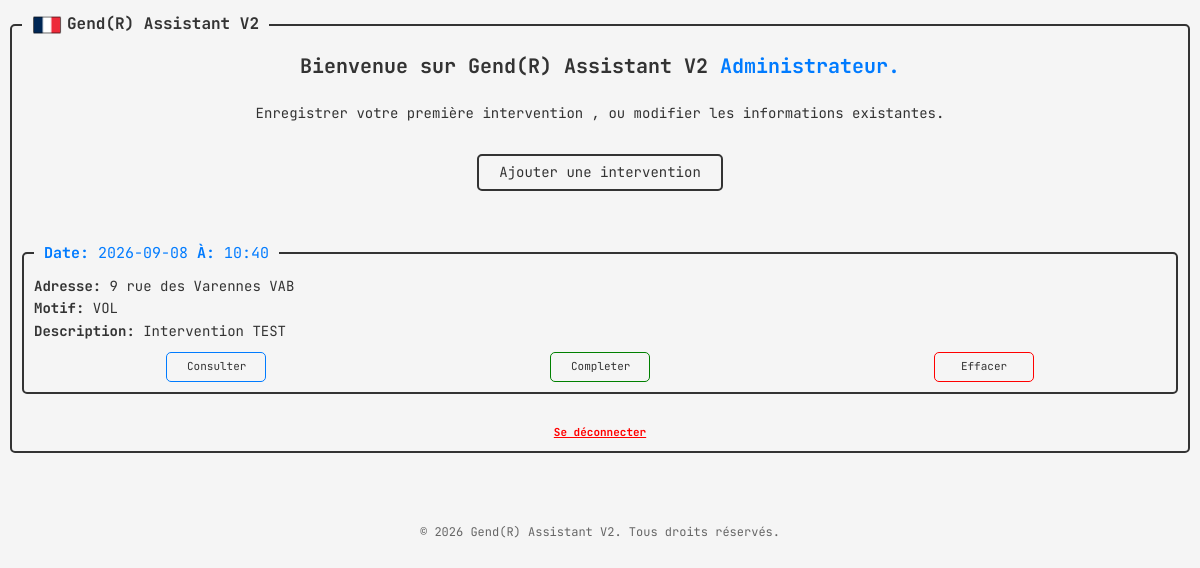
The app's page /homepage (signed in) with its own data.
### tables this page shows
CREATE TABLE interventions (
                id INTEGER PRIMARY KEY AUTOINCREMENT,
                username TEXT NOT NULL,
                date TEXT NOT NULL,
                hour TEXT NOT NULL,
                location TEXT NOT NULL,
                type TEXT NOT NULL,
                description TEXT NOT NULL,
                arrived TEXT,
                cr TEXT,
                endhour TEXT
                );

### app.py (the view)
@app.route('/homepage')
def homepage():
    if 'username' in session:
        username = session['username']
        current_interventions = db_handler.get_user_interventions(username)
        if 'success' in request.args:
            return render_template('homepage.html', interventions=current_interventions, success=request.args.get('success'))
        elif 'error' in request.args:
            return render_template('homepage.html', interventions=current_interventions, error=request.args.get('error'))
        else:
            return render_template('homepage.html', interventions=current_interventions)
    else:
        return redirect(url_for('login'))

### database_handler.py (called while the page is built)
    def get_user_interventions(self, username):
        conn = sqlite3.connect('database.db')
        cursor = conn.cursor()
        cursor.execute("SELECT * FROM interventions WHERE username = ? ORDER BY date DESC, hour DESC", (username,))
        interventions = cursor.fetchall()
        conn.close()
        return interventions

### templates/homepage.html (shortened to what this page needs)
{% extends "base.html" %}
{% block content %}
    <div class="title">
        <h3>Bienvenue sur Gend(R) Assistant V2 <strong>{{ session.get('username') }}.</strong></h3>
        <p>Enregistrer votre première intervention , ou modifier les informations existantes.</p>
    </div>
    <a href="{{ url_for('add_intervention') }}" class="add-intervention">Ajouter une intervention</a>
    <div class="intervention-container">
        {% if interventions %}
            {% for intervention in interventions %}
                <div class="intervention-card">
                    <fieldset>
                        <legend><strong>Date:</strong> {{intervention[2]}} <strong>À:</strong> {{intervention[3]}}</legend>
                        <p><strong>Adresse:</strong> {{intervention[4]}}</p>
                        <p><strong>Motif:</strong> {{intervention[5]}}</p>
                        <p><strong>Description:</strong> {{intervention[6]}}</p>
                        <div class="buttons">
                            <a href="" class="consult">Consulter</a>
                            <a href="{{ url_for('complete', intervention_id=intervention[0]) }}" class="complete">Completer</a>
                            <a href="{{ url_for('delete_page', intervention_id=intervention[0]) }}" class="erase">Effacer</a>
                        </div>
                    </fieldset>
                </div>
            {% endfor %}
        {% else %}
            <p class="no-interventions">Aucune intervention enregistrée.</p>
        {% endif %}
    </div>
    <a href="{{ url_for('disconnect') }}" class="disconnect">Se déconnecter</a>
{% endblock %}

### static/css/base.css (style rules this page uses)
* { box-sizing: border-box; margin: 0; padding: 0; }
body { font-family: "JetBrains Mono", monospace; background-color: #f5f5f5; color: #333; line-height: 1.6; padding: 0; }
fieldset { display: flex; flex-direction: column; border: 2px solid #333; padding: 10px; border-radius: 5px; margin: 10px; height: calc(100% - 20px); min-height: calc(100% - 20px); overflow-y: auto; }
.title { display: flex; flex: 1; flex-direction: column; align-items: center; justify-content: center; text-align: center; }
.title h3 { font-size: 20px; margin-bottom: 20px; }
.title p { font-size: 14px; margin-bottom: 10px; }

### static/css/index.css (style rules this page uses)
.buttons { display: flex; justify-content: center; gap: 20px; margin: 200px auto; }
.buttons a { padding: 5px 20px; font-size: 16px; border: 2px solid #333; border-radius: 5px; cursor: pointer; font-size: 14px; text-decoration: none; color: #333; transition: border-color 0.5s, color 0.5s; }

### static/css/homepage.css (style rules this page uses)
.title h3 strong { color: #007BFF; }
.add-intervention { margin: 20px auto; padding: 5px 20px; font-size: 16px; border: 2px solid #333; border-radius: 5px; cursor: pointer; font-size: 14px; text-decoration: none; color: #333; transition: border-color 0.5s, color 0.5s; }
.intervention-container { display: flex; flex-direction: column; margin-top: 20px; font-size: 14px; }
.intervention-card fieldset { margin: 10px auto; border: 2px solid #333; }
.intervention-card fieldset legend { padding: 0 10px; color: #007BFF; font-size: 15px; }
.intervention-card .buttons { display: flex; flex-direction: row; justify-content: space-around; margin: 10px 0 0 0; }
.intervention-card .buttons a { font-size: 11px; width: 100px; text-align: center; border: 1px solid #333; }
.intervention-card .buttons .consult { border: 1px solid #007BFF; }
.intervention-card .buttons .complete { border: 1px solid green; }
.intervention-card .buttons .erase { border: 1px solid red; }
.disconnect { text-align: center; font-size: 11px; font-weight: bold; margin-top: 20px; color: red; }

### records on screen
interventions: get "Administrateur", date "2026-09-08", hour "10:40", location "9 rue des Varennes VAB", type "VOL", description "Intervention TEST"
